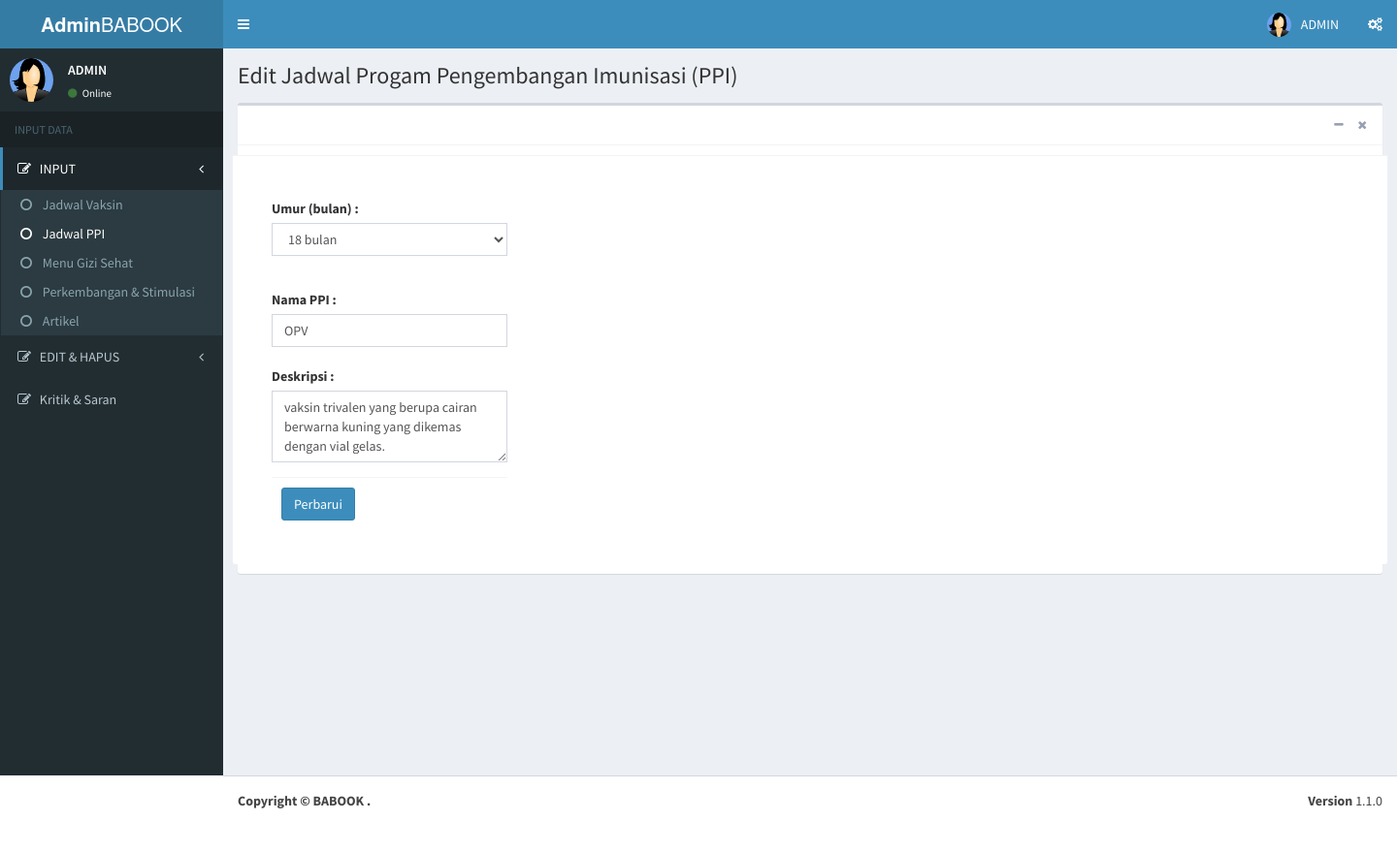
The page /ci319/assets/adminlte24/pages/forms/updatejadwalppi.php?id_ppi=13 (signed in) on the database its author committed.
### tables this page shows
CREATE TABLE `jadwal_ppi` (
  `id_ppi` int(3) NOT NULL,
  `bulan` varchar(30) DEFAULT NULL,
  `nama_ppi` varchar(50) DEFAULT NULL,
  `deskripsi` varchar(250) NOT NULL
);

### ci319/assets/adminlte24/pages/forms/updatejadwalppi.php (the view, shortened to what this page needs)
<!DOCTYPE html>
<html>
<head>
  <link rel="stylesheet" href="../../bower_components/bootstrap/dist/css/bootstrap.min.css">
  <link rel="stylesheet" href="../../bower_components/font-awesome/css/font-awesome.min.css">
  <link rel="stylesheet" href="../../bower_components/Ionicons/css/ionicons.min.css">
  <link rel="stylesheet" href="../../bower_components/bootstrap-daterangepicker/daterangepicker.css">
  <link rel="stylesheet" href="../../bower_components/bootstrap-datepicker/dist/css/bootstrap-datepicker.min.css">
  <link rel="stylesheet" href="../../plugins/iCheck/all.css">
  <link rel="stylesheet" href="../../bower_components/bootstrap-colorpicker/dist/css/bootstrap-colorpicker.min.css">
  <link rel="stylesheet" href="../../plugins/timepicker/bootstrap-timepicker.min.css">
  <link rel="stylesheet" href="../../bower_components/select2/dist/css/select2.min.css">
  <link rel="stylesheet" href="../../dist/css/AdminLTE.min.css">
  <link rel="stylesheet" href="../../dist/css/skins/_all-skins.min.css">
    <link rel="stylesheet" href="../../plugins/pace/pace.min.css">
</head>
<body class="hold-transition skin-blue sidebar-mini">
<div class="wrapper">
  <header class="main-header">
    <a href="welcome.php" class="logo">
      <span class="logo-lg"><b>Admin</b>BABOOK</span>
    </a>
    <nav class="navbar navbar-static-top">
      <a href="#" class="sidebar-toggle" data-toggle="push-menu" role="button">
      </a>
      <div class="navbar-custom-menu">
        <ul class="nav navbar-nav">
          <li class="dropdown user user-menu">
            <a href="#" class="dropdown-toggle" data-toggle="dropdown">
              <img src="../../dist/img/user.jpg" class="user-image" alt="User Image">
              <span class="hidden-xs">ADMIN</span>
            </a>
          </li>
          <li>
            <a href="#" data-toggle="control-sidebar"><i class="fa fa-gears"></i></a>
          </li>
        </ul>
      </div>
    </nav>
  </header>
  <aside class="main-sidebar">
    <section class="sidebar">
      <div class="user-panel">
        <div class="pull-left image">
          <img src="../../dist/img/user.jpg" class="img-circle" alt="User Image">
        </div>
        <div class="pull-left info">
          <p>ADMIN</p>
          <a href="#"><i class="fa fa-circle text-success"></i> Online</a>
        </div>
      </div>
      <ul class="sidebar-menu" data-widget="tree">
        <li class="header">INPUT DATA</li>
        <li class="treeview active">
        <a href="#">
            <i class="fa fa-edit"></i> <span>INPUT</span>
            <span class="pull-right-container">
              <i class="fa fa-angle-left pull-right"></i>
            </span>
          </a>
          <ul class="treeview-menu" style="display:block;">
            <li><a href="jadwalvaksin.php"><i class="fa fa-circle-o"></i> Jadwal Vaksin</a></li>
            <li  class="active"><a href="jadwalppi.php"><i class="fa fa-circle-o"></i> Jadwal PPI</a></li>
            <li><a href="menu.php"><i class="fa fa-circle-o"></i> Menu Gizi Sehat</a></li>
            <li><a href="kpsp.php"><i class="fa fa-circle-o"></i> Perkembangan & Stimulasi</a></li>
            <li><a href="artikel.php"><i class="fa fa-circle-o"></i> Artikel</a></li>
          </ul>
        </li>
        <li class="treeview">
         <a href="#">
            <i class="fa fa-edit"></i> <span>EDIT & HAPUS</span>
            <span class="pull-right-container">
              <i class="fa fa-angle-left pull-right"></i>
            </span>
          </a>
        </li>
              <li class="treeview">
         <a href="#">
            <i class="fa fa-edit"></i> <span>Kritik & Saran</span>
          </a>
    </li>
    </section>
  </aside>
  <div class="content-wrapper">
    <section class="content-header">
      <h1>
        Edit Jadwal Progam Pengembangan Imunisasi (PPI)
      </h1>
    </section>
    <section class="content">
      <div class="box box-default">
        <div class="box-header with-border">
          <div class="box-tools pull-right">
            <button type="button" class="btn btn-box-tool" data-widget="collapse"><i class="fa fa-minus"></i></button>
            <button type="button" class="btn btn-box-tool" data-widget="remove"><i class="fa fa-remove"></i></button>
          </div>
        </div>
        <div>
      <?php
      global $mysqli;
    $id_ppi = $_GET['id_ppi'];
   $bulan    = array('0 bulan','1 bulan','2 bulan','3 bulan','4 bulan','5 bulan','6 bulan','7 bulan','8 bulan','9 bulan','10 bulan','11 bulan','12 bulan','13 bulan','14 bulan','15 bulan','16 bulan','17 bulan','18 bulan','19 bulan','20 bulan','21 bulan','22 bulan','23 bulan','24 bulan',);
    $que = mysqli_query($mysqli,"SELECT * FROM jadwal_ppi where id_ppi ='$id_ppi' ");
    while ($res=mysqli_fetch_array($que)) { ?>
        <div class="box-body">
          <div class="row">
            <div class="col-md-6">
              <div class="form-group">
                <div class="box-body">
                      <div class="col-md-6">
                        <form action="fungsiupdatejadwalppi.php" method="post">
                          <input class="form-control" name="id_ppi" type="hidden" placeholder="" value="<?php echo $res['id_ppi']; ?>"><br>
                        <div class="form-group">
                          <label>Umur (bulan) :</label>
                          <select name="bulan" class="form-control select2" style="width: 100%;">
                              <?php
                            foreach ($bulan as $j){
                                echo "<option value='$j' ";
                                echo $res['bulan']==$j?'selected="selected"':'';
                                echo ">$j</option>";
                            }
                            ?>
                          </select>
                          <br></div>
                          <div>
                          <label>Nama PPI :</label> <br>
                          <input class="form-control" name="nama_ppi" type="text" placeholder="Nama PPI" value="<?php echo $res['nama_ppi']; ?>"><br>
                          </div>
              <div class="form-group">
                <label>Deskripsi :</label>
                <textarea class="form-control" name="deskripsi" rows="3" placeholder="Tambahkan deskripsi jadwal"><?php echo $res['deskripsi']; ?></textarea>
              </div>
              <div class="box-footer">
                <button type="submit" value="simpan" class="btn btn-primary">Perbarui</button>
              </div>
              </form>
                        </div>
            </div>
            <?php }  ?>
            <div class="col-md-6">
            </div>
          </div>
        </div>
        <div class="box-footer">
        </div>
      </div>
    </div>
  </div>
</div>
      <div class="row">
        <div class="col-md-6">
            </div>
          </div>
</div>
              </div>
  <footer class="main-footer">
    <div class="pull-right hidden-xs">
      <b>Version</b> 1.1.0
    </div>
    <strong>Copyright &copy; BABOOK <a href="https://adminlte.io"></a>.</strong>
  </footer>
</body>
</html>

### rows shown on the page
jadwal_ppi: bulan "18 bulan", nama_ppi "OPV", deskripsi "vaksin trivalen yang berupa cairan berwarna kuning yang dikemas dengan vial gelas."
